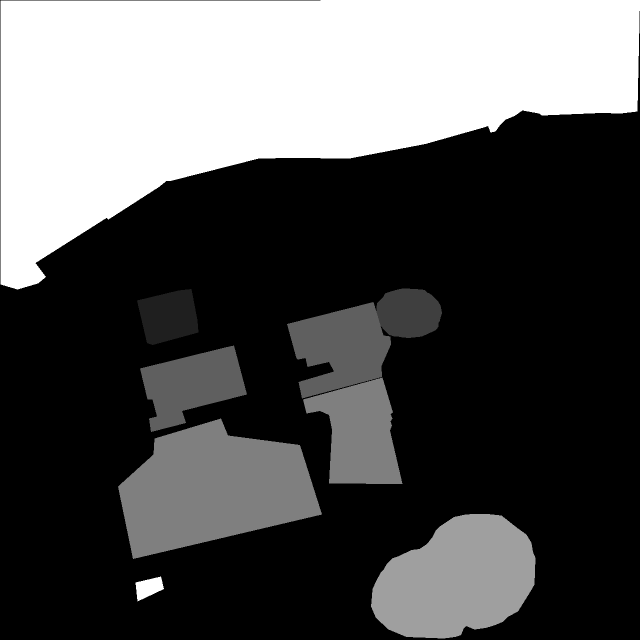
#> input picture utils/test.png, 1280 x 1280 px (shown at 1/2 size)
$ python -i coords_calc.py   (imports and definitions only)
#> lines starting #> are read from the running program, lines starting #| are printed output that depends on the picture; after the words box and inside, x2 and y2 are one past the last pixel; in counts of white or black regions, pixels touching at a corner belong together
from collections import namedtuple
from PIL import Image
from utils.pil_translate import get_extent, GeoTIFF

import cv2
import os

Coords = namedtuple('Coords', ['latitude', 'longitude'])
CNN_coords = namedtuple('CNN_coords', ['class_name', 'prob', 'upper_left_coords', 'bottom_right_coords'])


# [59 lines left out: functions load_coords, get_geo_extent, lrm_from_pil_data, find_coords_file, not called in this run]


def get_ext(file_name):
    return file_name.split('.')[-1]


# [12 lines of commented-out code are left out]


# [41 lines left out: functions load_coords_map, get_lat_lon_min_max_coords, get_n_s_w_e, conver_grad_min_sec_to_text, not called in this run]


def add_grid(image_file_name, save_name, num_of_grid_cells=None, dat_file_name=None,
             font=cv2.FONT_HERSHEY_COMPLEX,
             fontScale=None,
             fontColor=(0, 255, 255),
             thickness=None,
             lineType=2,
             grid_color=(0, 0, 0)):
#> called with image_file_name = 'test.png', save_name = 'out.png', font = 3, fontColor = (0, 255, 255), lineType = 2, grid_color = (0, 0, 0)
    img = cv2.imread(image_file_name)
#> img is the input picture: shape (1280, 1280, 3); min 0, max 8, mean 2.62

    shape = img.shape
#> shape = (1280, 1280, 3)
    if not fontScale:
        fontScale = min(shape[0], shape[1]) / 1900
#> fontScale = 0.674

    if not thickness:
        thickness = int(min(shape[0], shape[1]) / 1900) + 1
#> thickness = 1

    if not num_of_grid_cells:
        num_of_grid_cells = 8

    delta = int(max(shape) / num_of_grid_cells)
#> delta = 160

    dx, dy = delta, delta
#> dx = 160; dy = 160

    img[:, ::dy, :] = grid_color
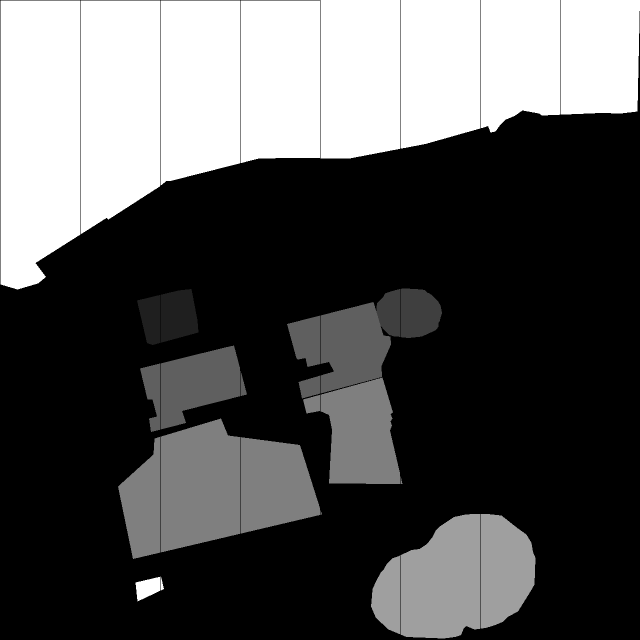
#> img: shape (1280, 1280, 3) (shown at 1/2 size); 0.22% of pixels changed, all inside (x1, y1, x2, y2) = (160, 0, 1121, 1269); drawn with min black and max white
    img[::dx, :, :] = grid_color
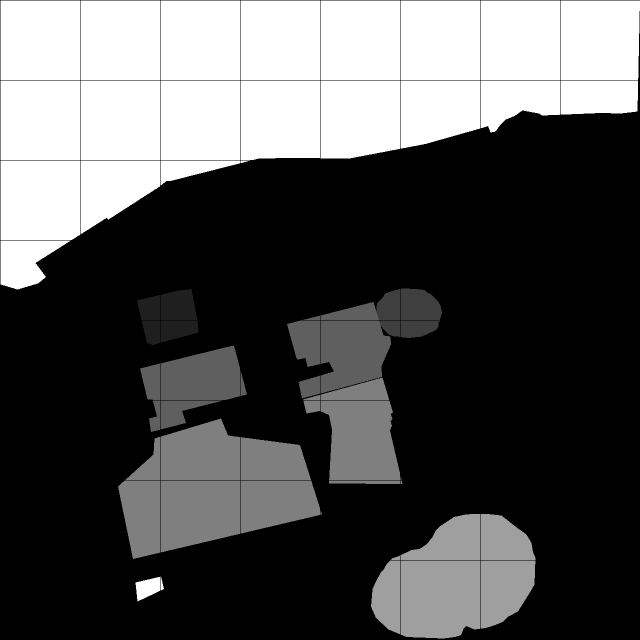
#> img: shape (1280, 1280, 3) (shown at 1/2 size); 0.25% of pixels changed, all inside (x1, y1, x2, y2) = (1, 0, 1280, 1121); drawn with min black and max white

    if shape[0] > 3000:
        img[:, ::dy + 1, :] = grid_color
        img[::dx + 1, :, :] = grid_color

    if shape[0] > 8000:
        img[:, ::dy + 2, :] = grid_color
        img[::dx + 2, :, :] = grid_color

    if dat_file_name:

        coords = load_coords(dat_file_name)

        min_max = get_lat_lon_min_max_coords(coords)
        lon_start = min_max[2]
        lon_finish = min_max[3]
        delta_lon = lon_finish - lon_start
        ns = get_n_s_w_e(coords)
        grad_in_pix = delta_lon / shape[1]

        num_of_w_steps = int(shape[1] / dx)

        for st in range(num_of_w_steps + 1):
            # направление зависит от знака
            if ns[1] == 'E':
                next_lon = lon_start + grad_in_pix * delta * (st + 1)
                bottomLeftCornerOfText = [st * delta + 6, int(shape[0] / 2)]
            else:
                tail = int(shape[1] - num_of_w_steps * delta)
                start_w = shape[1] - tail

                if st == 0:
                    next_lon = lon_start + grad_in_pix * tail
                else:
                    next_lon = lon_start + grad_in_pix * delta * st
                bottomLeftCornerOfText = [start_w - st * delta + 6, int(shape[0] / 2)]

            lon_text = conver_grad_min_sec_to_text(convert_coords_to_grad_min_sec(next_lon), lat=False, e_w=ns[1])
            cv2.putText(img, lon_text,
                        bottomLeftCornerOfText,
                        font,
                        fontScale,
                        fontColor,
                        thickness,
                        lineType)

            lat_start = min_max[0]
            lat_finish = min_max[1]
            delta_lat = lat_finish - lat_start
            grad_in_pix = delta_lat / shape[0]

            num_of_h_steps = int(shape[0] / dy)
            tail = int(shape[0] - num_of_h_steps * delta)
            start_h = shape[0] - tail

            for st in range(num_of_h_steps + 1):
                if st == int(num_of_h_steps / 2):
                    continue

                if ns[0] == 'N':
                    if st == 0:
                        next_lat = lat_start + grad_in_pix * tail
                    else:
                        next_lat = lat_start + grad_in_pix * delta * st
                    bottomLeftCornerOfText = [int(shape[1] / 2) - 34, start_h - st * delta - 12]
                else:
                    next_lat = lat_start + grad_in_pix * delta * (st + 1)
                    bottomLeftCornerOfText = [int(shape[1] / 2) - 34, st * delta + 24]

                lat_text = conver_grad_min_sec_to_text(convert_coords_to_grad_min_sec(next_lat), lat=True, n_s=ns[0])
                cv2.putText(img, lat_text,
                            bottomLeftCornerOfText,
                            font,
                            fontScale,
                            fontColor,
                            thickness,
                            lineType)

    cv2.imwrite(save_name, img)
    cv2.waitKey(0)
    cv2.destroyAllWindows()


# [186 lines left out: functions convert_coords_to_grad_min_sec, convert_coco_to_coords, crop_from_coords, convert_yolo_to_coords, get_lrm, not called in this run]


# [5 lines not run here, left out]

>>> result = add_grid('test.png', 'out.png')
